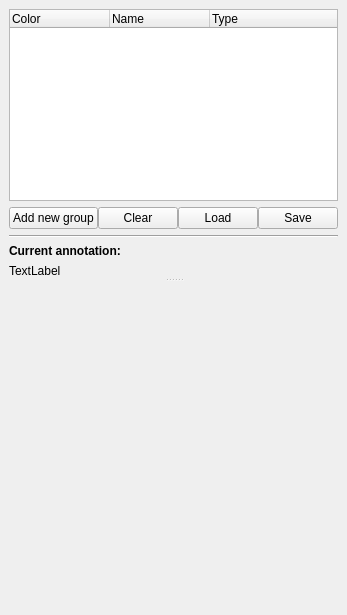
<?xml version="1.0" encoding="UTF-8"?>
<ui version="4.0">
 <class>AnnotationsDockWidget</class>
 <widget class="QDockWidget" name="AnnotationsDockWidget">
  <property name="geometry">
   <rect>
    <x>0</x>
    <y>0</y>
    <width>328</width>
    <height>615</height>
   </rect>
  </property>
  <property name="sizePolicy">
   <sizepolicy hsizetype="Preferred" vsizetype="Minimum">
    <horstretch>0</horstretch>
    <verstretch>0</verstretch>
   </sizepolicy>
  </property>
  <property name="windowTitle">
   <string>Annotations</string>
  </property>
  <widget class="QWidget" name="dockWidgetContents">
   <property name="sizePolicy">
    <sizepolicy hsizetype="Preferred" vsizetype="Minimum">
     <horstretch>0</horstretch>
     <verstretch>0</verstretch>
    </sizepolicy>
   </property>
   <layout class="QVBoxLayout" name="verticalLayout">
    <item>
     <widget class="QSplitter" name="splitter">
      <property name="sizePolicy">
       <sizepolicy hsizetype="Preferred" vsizetype="MinimumExpanding">
        <horstretch>0</horstretch>
        <verstretch>0</verstretch>
       </sizepolicy>
      </property>
      <property name="styleSheet">
       <string notr="true"/>
      </property>
      <property name="midLineWidth">
       <number>0</number>
      </property>
      <property name="orientation">
       <enum>Qt::Vertical</enum>
      </property>
      <property name="childrenCollapsible">
       <bool>false</bool>
      </property>
      <widget class="QWidget" name="layoutWidget">
       <layout class="QVBoxLayout" name="verticalLayout_4">
        <item>
         <widget class="QTreeWidget" name="AnnotationTreeWidget">
          <property name="sizePolicy">
           <sizepolicy hsizetype="MinimumExpanding" vsizetype="MinimumExpanding">
            <horstretch>0</horstretch>
            <verstretch>0</verstretch>
           </sizepolicy>
          </property>
          <property name="editTriggers">
           <set>QAbstractItemView::NoEditTriggers</set>
          </property>
          <property name="dragEnabled">
           <bool>true</bool>
          </property>
          <property name="dragDropMode">
           <enum>QAbstractItemView::InternalMove</enum>
          </property>
          <property name="defaultDropAction">
           <enum>Qt::CopyAction</enum>
          </property>
          <property name="selectionMode">
           <enum>QAbstractItemView::ExtendedSelection</enum>
          </property>
          <property name="uniformRowHeights">
           <bool>true</bool>
          </property>
          <property name="sortingEnabled">
           <bool>false</bool>
          </property>
          <property name="animated">
           <bool>true</bool>
          </property>
          <property name="allColumnsShowFocus">
           <bool>true</bool>
          </property>
          <property name="headerHidden">
           <bool>false</bool>
          </property>
          <column>
           <property name="text">
            <string>Color</string>
           </property>
          </column>
          <column>
           <property name="text">
            <string>Name</string>
           </property>
          </column>
          <column>
           <property name="text">
            <string>Type</string>
           </property>
          </column>
         </widget>
        </item>
        <item>
         <layout class="QHBoxLayout" name="horizontalLayout_2">
          <property name="spacing">
           <number>0</number>
          </property>
          <item>
           <widget class="QPushButton" name="addGroupButton">
            <property name="text">
             <string>Add new group</string>
            </property>
           </widget>
          </item>
          <item>
           <widget class="QPushButton" name="clearButton">
            <property name="text">
             <string>Clear</string>
            </property>
           </widget>
          </item>
          <item>
           <widget class="QPushButton" name="loadButton">
            <property name="text">
             <string>Load</string>
            </property>
           </widget>
          </item>
          <item>
           <widget class="QPushButton" name="saveButton">
            <property name="text">
             <string>Save</string>
            </property>
           </widget>
          </item>
         </layout>
        </item>
        <item>
         <widget class="Line" name="currentAnnotationLine">
          <property name="orientation">
           <enum>Qt::Horizontal</enum>
          </property>
         </widget>
        </item>
        <item>
         <widget class="QLabel" name="currentAnnotationHeaderLabel">
          <property name="text">
           <string>&lt;html&gt;&lt;head/&gt;&lt;body&gt;&lt;p&gt;&lt;span style=&quot; font-weight:600;&quot;&gt;Current annotation:&lt;/span&gt;&lt;/p&gt;&lt;/body&gt;&lt;/html&gt;</string>
          </property>
         </widget>
        </item>
        <item>
         <widget class="QLabel" name="currentAnnotationLabel">
          <property name="text">
           <string>TextLabel</string>
          </property>
          <property name="textFormat">
           <enum>Qt::RichText</enum>
          </property>
         </widget>
        </item>
       </layout>
      </widget>
      <widget class="QWidget" name="widget" native="true">
       <property name="sizePolicy">
        <sizepolicy hsizetype="Preferred" vsizetype="Expanding">
         <horstretch>0</horstretch>
         <verstretch>2</verstretch>
        </sizepolicy>
       </property>
      </widget>
     </widget>
    </item>
   </layout>
  </widget>
 </widget>
 <resources/>
 <connections/>
</ui>
